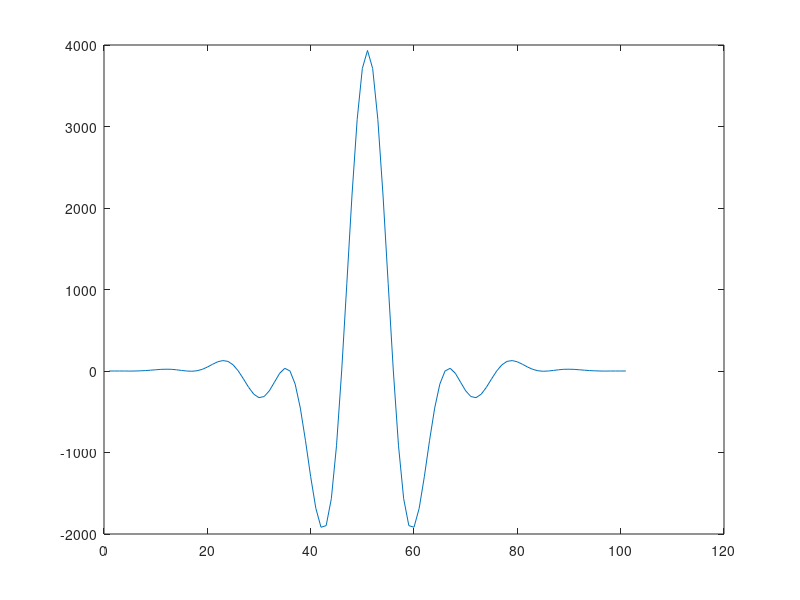

Reproduce this figure in MATLAB.
vec = [0,      0,      0,      0,     -1,      0,      2,      5,     10,...
       15,     20,     22,     21,     15,      7,      0,     -3,      3,...
       20,     48,     82,    113,    128,    118,     75,      0,    -98,...
     -201,   -285,   -327,   -313,   -243,   -136,    -28,     33,      0,...
     -161,   -455,   -856,  -1297,  -1685,  -1917,  -1897,  -1567,   -917,...
        0,   1075,   2159,   3087,   3712,   3933,   3712,   3087,   2159,...
     1075,      0,   -917,  -1567,  -1897,  -1917,  -1685,  -1297,   -856,...
     -455,   -161,      0,     33,    -28,   -136,   -243,   -313,   -327,...
     -285,   -201,    -98,      0,     75,    118,    128,    113,     82,...
       48,     20,      3,     -3,      0,      7,     15,     21,     22,...
       20,     15,     10,      5,      2,      0,     -1,      0,      0,...
        0,      0];
  plot(vec);
          
